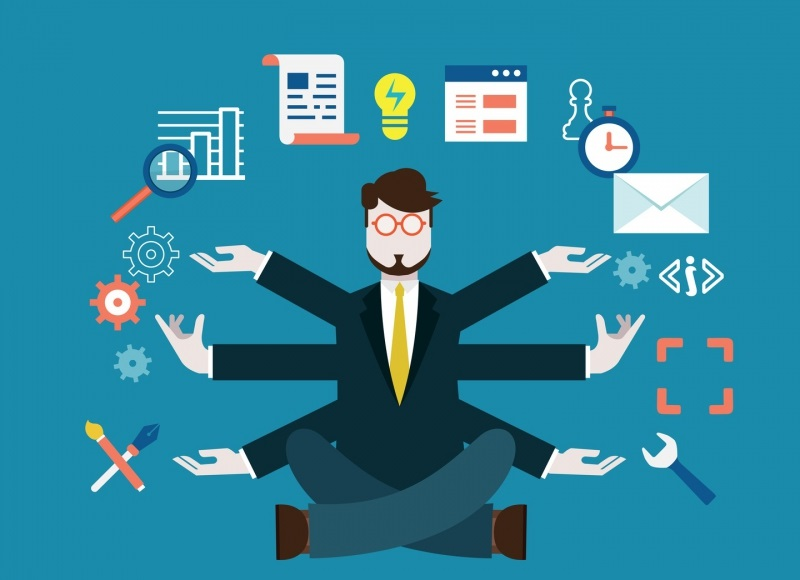
//> input picture resources_opencv/img1.png, 800 x 580 px
$ ./Finding_and_Drawing_Contours   (built with g++ and OpenCV 4)
//> lines starting //> are read from the running program, lines starting //| are printed output that depends on the picture; after the words box and inside, x2 and y2 are one past the last pixel; in counts of white or black regions, pixels touching at a corner belong together
//https://learnopencv.com/contour-detection-using-opencv-python-c/#What-are-Contours
#include <opencv2/opencv.hpp>
#include <iostream>
#include <random>

using namespace std;
using namespace cv;

int main (int argc, char const* argv [])
{
    // прочитать изображение
    Mat image = imread ("img1.png");
//> image is the input picture: 580 rows x 800 cols, CV_8UC3; mean B, G, R 158.2, 133.9, 45.8
    // преобразовать изображение в формат оттенков серого
    Mat img_gray;
    // cvtColor() функция для преобразования исходного RGB-изображения в изображение в оттенках серого.
    cvtColor (image, img_gray, COLOR_BGR2GRAY);
    // применить двоичное пороговое значение
    Mat thresh;
    threshold (img_gray, thresh, 150, 255, THRESH_BINARY);
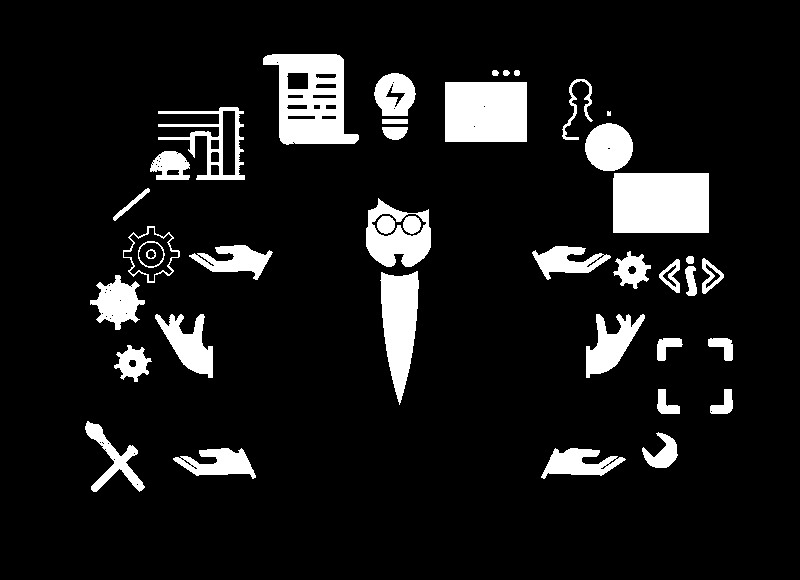
//> thresh: 580 rows x 800 cols, CV_8UC1; 10% white; 41 white regions (1 under 20 px)
    imshow ("Binary mage", thresh);
    waitKey (0);
    /*
    * Рисование контуров CHAIN_APPROX_NONE.
    * Начните с функции findContours() . Eсть три обязательных аргумента

    * image: Двоичное входное изображение img_gray
    * mode: Это режим поиска контуров. Мы предоставили это как RETR_TREE, что означает, что алгоритм извлекает все возможные контуры из двоичного
    * изображения.
    * method: Это определяет метод аппроксимации контура.  CHAIN_APPROX_NONE.Хотя и немного медленнее,чем CHAIN_APPROX_SIMPLE, мы будем использовать
    * этот метод здесь, чтобы сохранить ВСЕ точки контура.

    * Дополнительные аргументы приведены на странице документации CHAIN_APPROX_NONE
    * https://docs.opencv.org/4.x/d3/dc0/group__imgproc__shape.html#gadf1ad6a0b82947fa1fe3c3d497f260e0

    *  Затем используйте функцию drawContours() для наложения контуров на изображение RGB.
    *  Первые четыре аргумента ниже обязательны. Дополнительные аргументы приведены на странице документации. здесь.
    *
    *  image: Это входное RGB-изображение, на котором вы хотите нарисовать контур.
    *  contours: Указывает на значение contours , полученное с помощью функции findContours() .
    *  contourIdx: Пиксельные координаты точек контура перечислены в полученных контурах. Используя этот аргумент, вы можете указать позицию  индекса
    *  из этого списка, указывая, какую именно точку контура вы хотите нарисовать. При указании отрицательного значения будут прорисованы все точки контура.
    *  color: Это указывает цвет точек контура, которые вы хотите нарисовать. Мы рисуем точки зеленым цветом.
    *  thickness: Это толщина точек контура.
    */

    // detect the contours on the binary image using cv2.CHAIN_APPROX_NONE
    vector<vector<Point>> contours;
    vector<Vec4i> hierarchy;
    findContours (thresh, contours, hierarchy, RETR_TREE, CHAIN_APPROX_NONE);
//> contours = 114 contours, 48 with area under 20; largest, box (x1, y1, x2, y2) and area: (263, 54, 359, 145) 5947, (613, 173, 709, 233) 5600, (445, 82, 527, 142) 4779, (380, 271, 419, 405) 3256, (366, 198, 431, 267) 3168

    // draw contours on the original image
    Mat image_copy = image.clone ();
    drawContours (image_copy, contours, -1, Scalar (0, 255, 0), 2);
//> image_copy: 580 rows x 800 cols, CV_8UC3; 5.69% of pixels changed, all inside (x1, y1, x2, y2) = (84, 53, 734, 493)
    imshow ("None approximation", image_copy);
    waitKey (0);
    // imwrite ("contours_none_image1.jpg", image_copy);

    // Разделение каналов B, G, R
    Mat channels [3];
    split (image, channels);
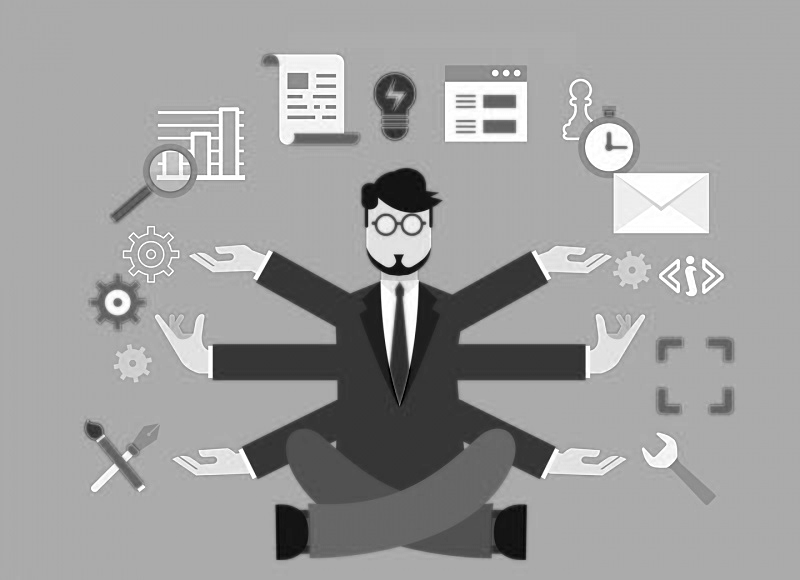
//> channels[0]: 580 rows x 800 cols, CV_8UC1; min 0, max 255, mean 158.2
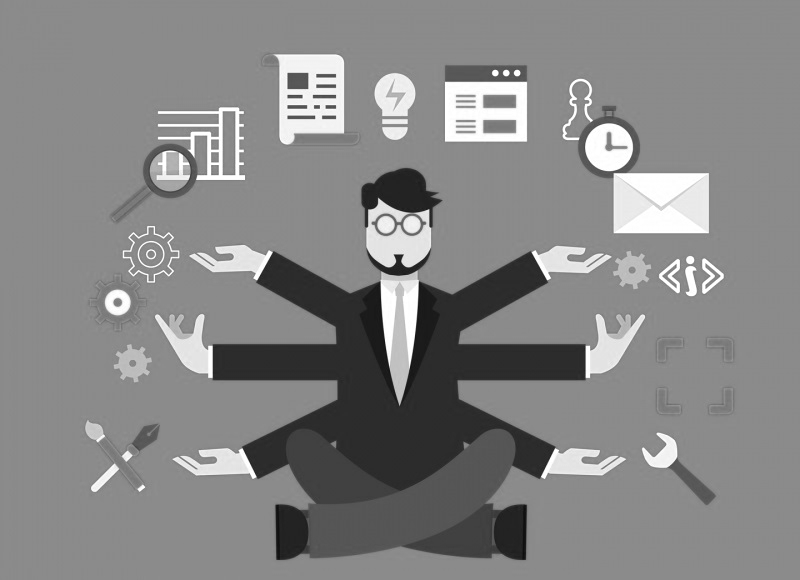
//> channels[1]: 580 rows x 800 cols, CV_8UC1; min 13, max 255, mean 133.9
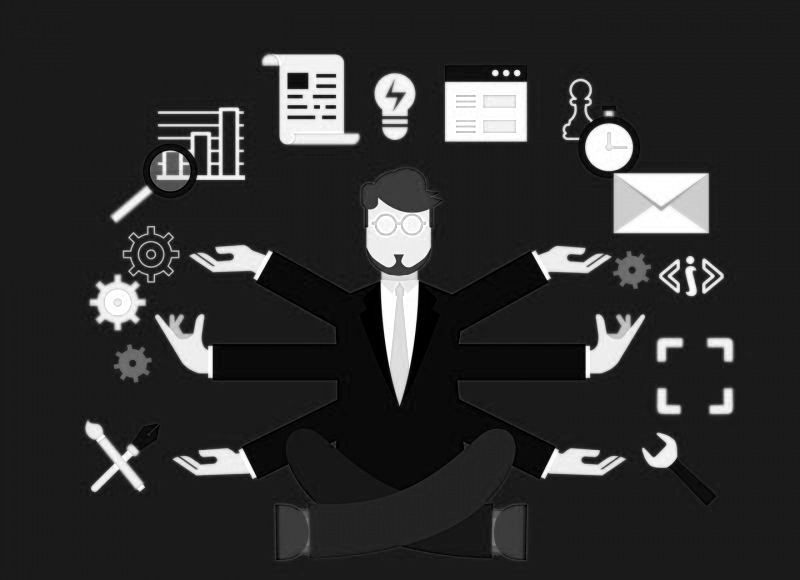
//> channels[2]: 580 rows x 800 cols, CV_8UC1; min 0, max 255, mean 45.8

    // обнаружить контуры с использованием синего канала и без порогового значения
    vector<vector<Point>> contours1;
    vector<Vec4i> hierarchy1;
    findContours (channels [0], contours1, hierarchy1, RETR_TREE, CHAIN_APPROX_NONE);
//> contours1 = 19 contours, 18 with area under 20; largest, box (x1, y1, x2, y2) and area: (0, 0, 800, 580) 462621
    // необработанные контуры на исходном изображении
    Mat image_contour_blue = image.clone ();
    drawContours (image_contour_blue, contours1, -1, Scalar (0, 255, 0), 2);
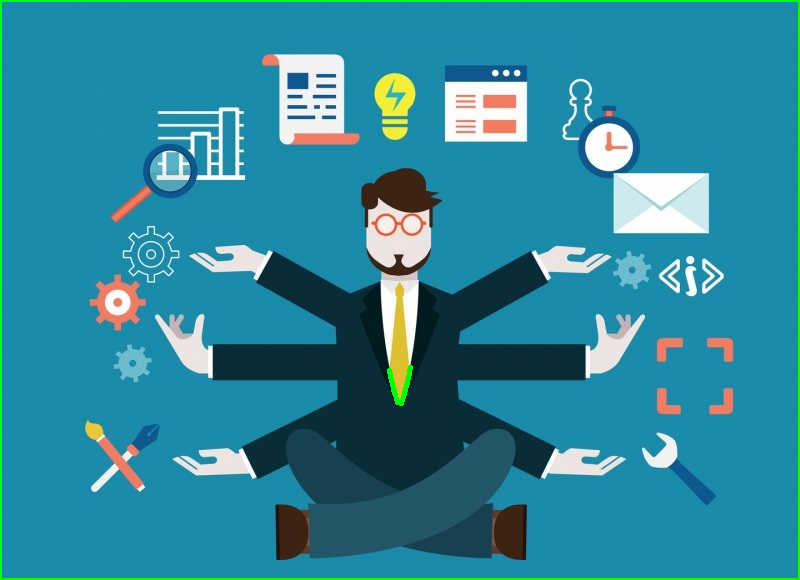
//> image_contour_blue: 580 rows x 800 cols, CV_8UC3; 1.27% of pixels changed, all inside (x1, y1, x2, y2) = (0, 0, 800, 580)
    imshow ("Contour detection using blue channels only", image_contour_blue);
    waitKey (0);
    // imwrite ("blue_channel.jpg", image_contour_blue);

    // обнаружить контуры с использованием зеленого канала и без порогового значения
    vector<vector<Point>> contours2;
    vector<Vec4i> hierarchy2;
    findContours (channels [1], contours2, hierarchy2, RETR_TREE, CHAIN_APPROX_NONE);
//> contours2 = 1 contour; box (x1, y1, x2, y2) and area: (0, 0, 800, 580) 462621
    // нарисуйте контуры на исходном изображении
    Mat image_contour_green = image.clone ();
    drawContours (image_contour_green, contours2, -1, Scalar (0, 255, 0), 2);
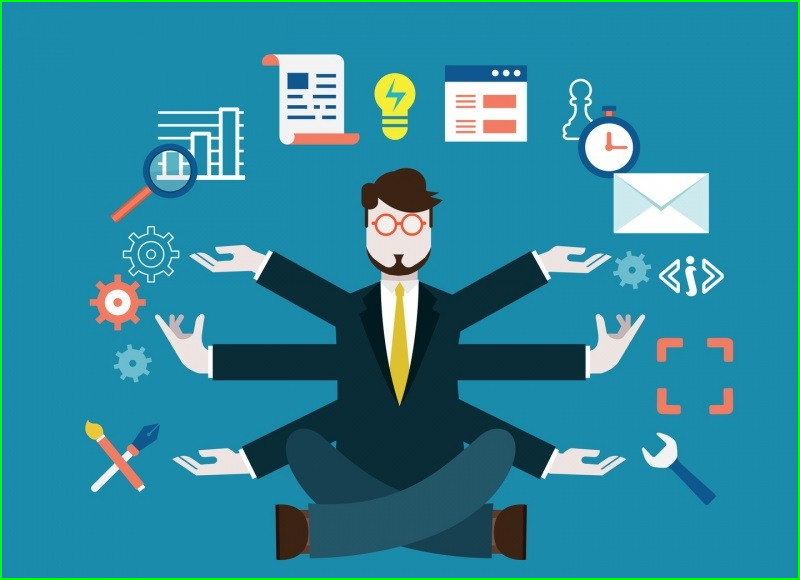
//> image_contour_green: 580 rows x 800 cols, CV_8UC3; 1.19% of pixels changed, all inside (x1, y1, x2, y2) = (0, 0, 800, 580)
    imshow ("Contour detection using green channels only", image_contour_green);
    waitKey (0);
    // imwrite ("green_channel.jpg", image_contour_green);

    // обнаружить контуры с использованием красного канала и без порогового значения
    vector<vector<Point>> contours3;
    vector<Vec4i> hierarchy3;
    findContours (channels [2], contours3, hierarchy3, RETR_TREE, CHAIN_APPROX_NONE);
//> contours3 = 315 contours, 299 with area under 20; largest, box (x1, y1, x2, y2) and area: (0, 0, 800, 580) 462621, (413, 289, 440, 377) 799, (359, 286, 383, 367) 767, (457, 377, 586, 381) 258, (212, 377, 339, 381) 252
    // нарисуйте контуры на исходном изображении
    Mat image_contour_red = image.clone ();
    drawContours (image_contour_red, contours3, -1, Scalar (0, 255, 0), 2);
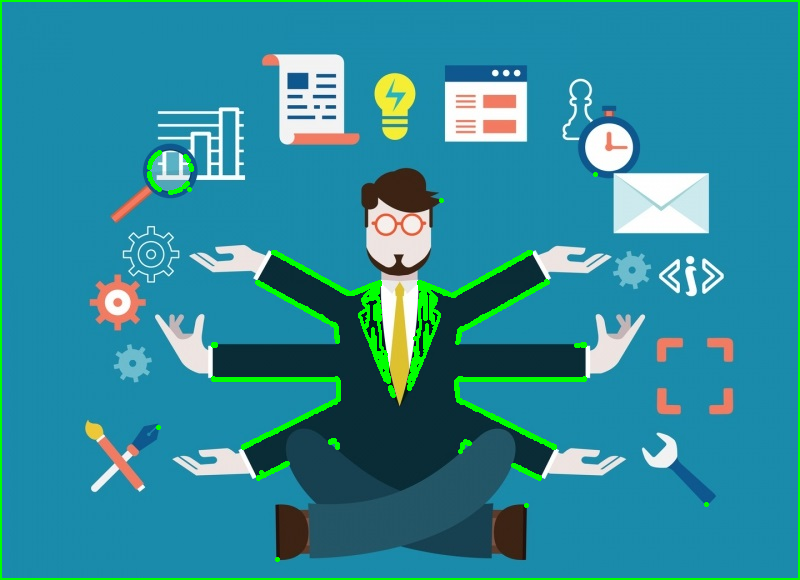
//> image_contour_red: 580 rows x 800 cols, CV_8UC3; 3.15% of pixels changed, all inside (x1, y1, x2, y2) = (0, 0, 800, 580)
    imshow ("Contour detection using red channels only", image_contour_red);
    waitKey (0);
    // imwrite ("red_channel.jpg", image_contour_red);

    // Теперь давайте попробуем с CHAIN_APPROX_SIMPLE
    // определение контуров на бинарном изображении с помощью cv2.CHAIN_APPROX_NONE
    vector<vector<Point>> contours1_simple;
    vector<Vec4i> hierarchy1_simple;
    findContours (thresh, contours1_simple, hierarchy1_simple, RETR_TREE, CHAIN_APPROX_SIMPLE);
//> contours1_simple has the same summary as contours
    // рисуем контуры на исходном изображении
    Mat image_copy1_simple = image.clone ();
    drawContours (image_copy1_simple, contours1_simple, -1, Scalar (0, 255, 0), 2);
    imshow ("Simple approximation", image_copy1_simple);
    waitKey (0);
    // imwrite ("contours_simple_image1.jpg", image_copy1_simple);

    destroyAllWindows ();
    return 0;
}

$ run again, with resources_opencv/img2.png copied over resources_opencv/img1.png
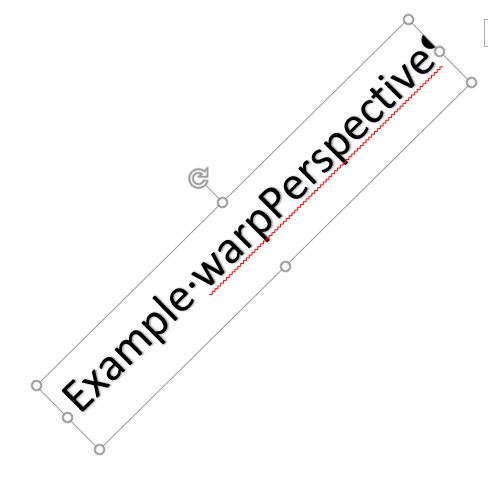
//> input picture resources_opencv/img2.png, 488 x 479 px
//> image is the input picture: 479 rows x 488 cols, CV_8UC3; mean B, G, R 248.1, 248.1, 248.6
//> `threshold (img_gray, thresh, 150, 255, THRESH_BINARY);`:
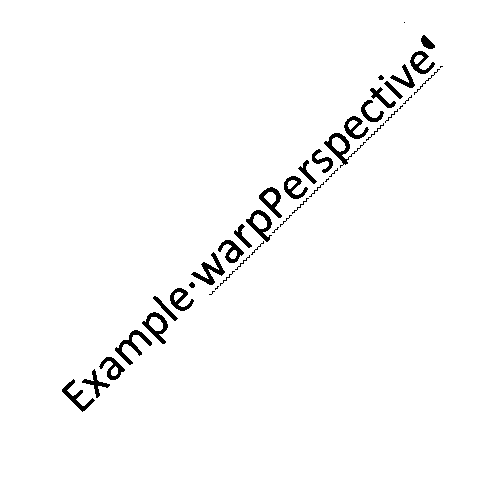
//> thresh: 479 rows x 488 cols, CV_8UC1; 97.6% white; 43 black regions (9 under 20 px)
//> contours = 88 contours, 46 with area under 20; largest, box (x1, y1, x2, y2) and area: (0, 0, 488, 479) 232786, (245, 209, 273, 243) 497, (323, 132, 351, 166) 492, (141, 311, 169, 345) 484, (114, 329, 153, 366) 418
//> image_copy: 479 rows x 488 cols, CV_8UC3; 6.39% of pixels changed, all inside (x1, y1, x2, y2) = (0, 0, 488, 479)
//> contours1 = 58 contours, 23 with area under 20; largest, box (x1, y1, x2, y2) and area: (0, 0, 488, 479) 232786, (323, 132, 350, 165) 420, (245, 210, 272, 242) 414, (141, 312, 168, 345) 410, (258, 187, 282, 219) 348
//> contours2 has the same summary as contours1
//> contours3 = 38 contours, 3 with area under 20; largest, box (x1, y1, x2, y2) and area: (0, 0, 488, 479) 232786, (141, 312, 168, 345) 410, (323, 132, 350, 163) 408, (245, 210, 272, 240) 402, (258, 187, 282, 219) 348
//> `drawContours (image_contour_red, contours3, -1, Scalar (0, 255, 0), 2);`:
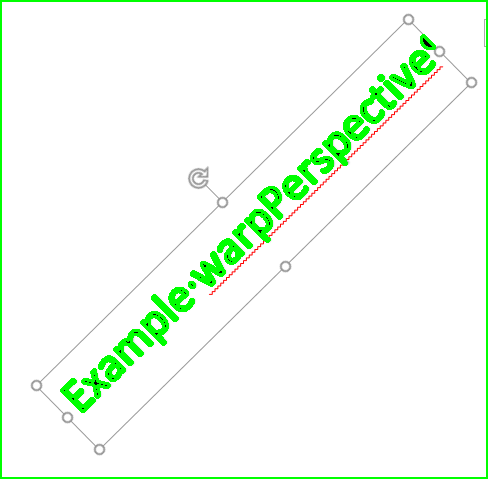
//> image_contour_red: 479 rows x 488 cols, CV_8UC3; 5.39% of pixels changed, all inside (x1, y1, x2, y2) = (0, 0, 488, 479)
//> contours1_simple has the same summary as contours
